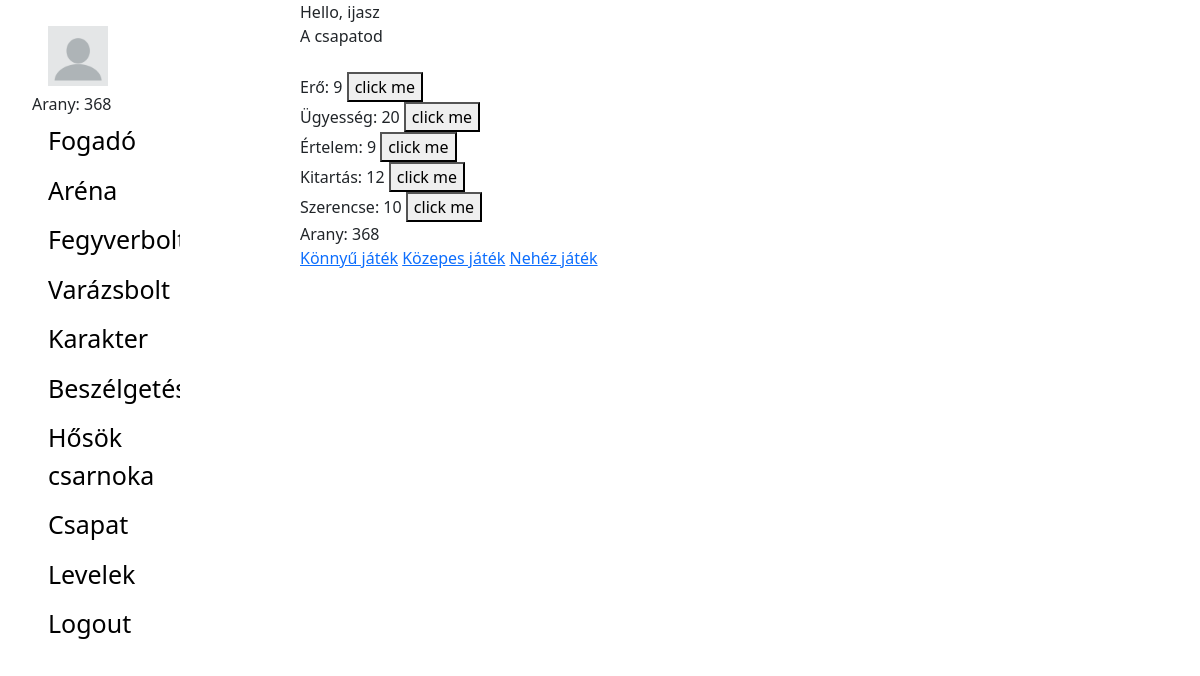
The app's page / (signed in), older data.
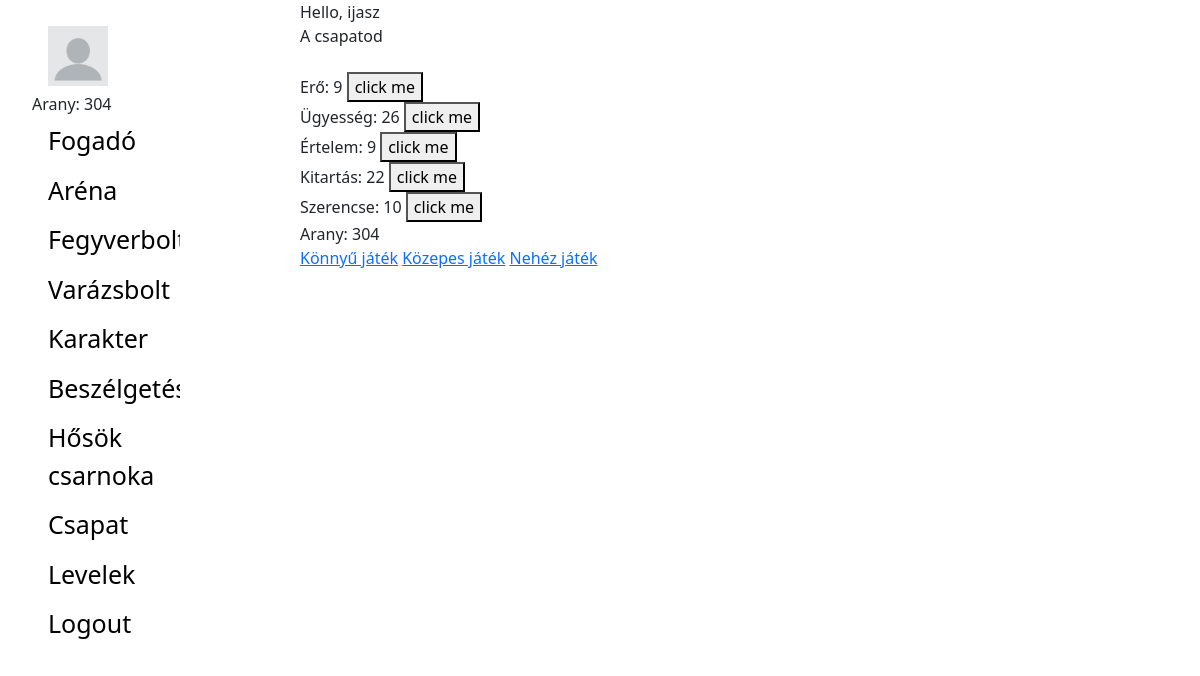
The same page, newer data.
### account/models.py (models this page shows, shortened)
class Character(models.Model):
	account = models.OneToOneField(Account, on_delete=models.CASCADE, primary_key=True)
	ROLES = (
		('warrior', 'warrior'),
		('mage', 'mage'),
		('scout', 'scout'),
	)
	character_type	= models.CharField(verbose_name = 'character type', max_length = 20, choices=ROLES, default='')
	level			= models.DecimalField(verbose_name='level', max_digits=19, decimal_places=0, default = 1) #szint
	strength		= models.DecimalField(verbose_name='strength', max_digits=19, decimal_places=0, default = 8) #erő
	skill 			= models.DecimalField(verbose_name='skill', max_digits=19, decimal_places=0, default = 6) #ügyesség
	intelligence	= models.DecimalField(verbose_name='intelligence', max_digits=19, decimal_places=0, default = 7) #értelem
	health_point	= models.DecimalField(verbose_name='health point', max_digits=19, decimal_places=0, default = 10) #életerő
	fortune 		= models.DecimalField(verbose_name='fortune', max_digits=19, decimal_places=0, default = 8) #szerencse
	shield 			= models.DecimalField(verbose_name='shield', max_digits=19, decimal_places=0, default = 0) #páncél
	rank			= models.DecimalField(verbose_name='rank', max_digits=19, decimal_places=0, blank = True, null = True) #helyezes
	honor			= models.DecimalField(verbose_name='honor', max_digits=19, decimal_places=0, default = 1) #becsuletpont
	gold 			= models.DecimalField(verbose_name='gold', max_digits=20, decimal_places=0, default=100)
	current_xp 		= models.DecimalField(verbose_name='xp', max_digits=20, decimal_places=0, default=0) # jelenlegi xp pont
	next_level_xp	= models.DecimalField(verbose_name='next level xp', max_digits=20, decimal_places=0, default=150) # következő szint eléréshez szükséges xp pont
	objects 		= CharacterManager()

### core/views.py (the view)
# urls.py: path('', home_page_view, name='home_page'),
@login_required(login_url='login')
def home_page_view(request):
	context = {}
	user = Character.objects.get(account=request.user)
	context = {
		'user_id': user.account.id,
		'username': user.account.username,
		'strength': user.strength,
		'skill': user.skill,
		'intelligence': user.intelligence,
		'health_point': user.health_point,
		'fortune': user.fortune,
		'gold': user.gold,
	}
	return render(request, 'core/home_page.html', context)

### templatetags/user_info_tags.py (called while the page is built)
@register.simple_tag
def get_user_profile_picture(current_user):
	account = Account.objects.get(id=current_user.id)
	if account.profile_image:
		img_path = account.profile_image.url
	else:
		img_path = STATIC_IMAGE_PATH_IF_DEFAULT_PIC_SET
	return img_path

@register.simple_tag
def get_user_gold_count(current_user):
	return Character.objects.get(account=Account.objects.get(id=current_user.id)).gold

### core/templates/core/home_page.html (shortened to what this page needs)
{% extends 'base.html' %}
{% block content %}
<div class="main">
<span id="hello-msg">Hello, {{username}} </span>
<br>
<span id="team-msg">A csapatod </span>
<br>
<br>
<div id="strength">
Erő: <p class="character-attr-value"id="strength-value">{{strength}}</p>
<button onclick="increaseAttr('{{user_id}}', 'strength')">click me</button><br>
</div>
<div id="skill">
Ügyesség: <p id="skill-value">{{skill}} </p>
<button onclick="increaseAttr('{{user_id}}', 'skill')">click me</button><br>
</div>
<div id="intelligence">
Értelem: <p id="intelligence-value">{{intelligence}} </p>
<button onclick="increaseAttr('{{user_id}}', 'intelligence')">click me</button><br>
</div>
<div id="health_point">
Kitartás: <p id="health_point-value">{{health_point}} </p>
<button onclick="increaseAttr('{{user_id}}', 'health_point')">click me</button><br>
</div>
<div id="fortune">
Szerencse: <p id="fortune-value">{{fortune}} </p>
<button onclick="increaseAttr('{{user_id}}', 'fortune')">click me</button><br>
</div>
<div id="gold">
Arany: <p id="gold-value">{{gold}}<br></p>
</div>
<div id="game">
	<a href="{% url 'game:easy_game' %}">Könnyű játék</a>
	<a href="{% url 'game:medium_game' %}">Közepes játék</a>
	<a href="{% url 'game:hard_game' %}">Nehéz játék</a>
</div>
</div>
{% endblock %}

Row changes from the older to the newer data that the page shows:
changed Character: skill "20" → "26"; health_point "12" → "22"; gold "368" → "304"
Text that changed along with them:
text written by a page script: "Arany: 368" → "Arany: 304"
